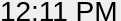
<?xml version="1.0" encoding="UTF-8"?>
<ui version="4.0">
 <class>HNS_Clock_Widget</class>
 <widget class="QWidget" name="HNS_Clock_Widget">
  <property name="geometry">
   <rect>
    <x>0</x>
    <y>0</y>
    <width>121</width>
    <height>21</height>
   </rect>
  </property>
  <property name="windowTitle">
   <string>Form</string>
  </property>
  <widget class="QLabel" name="LBL_Time">
   <property name="geometry">
    <rect>
     <x>0</x>
     <y>0</y>
     <width>121</width>
     <height>21</height>
    </rect>
   </property>
   <property name="font">
    <font>
     <family>Ubuntu</family>
     <pointsize>21</pointsize>
    </font>
   </property>
   <property name="text">
    <string>12:11 PM</string>
   </property>
  </widget>
 </widget>
 <resources/>
 <connections/>
</ui>
